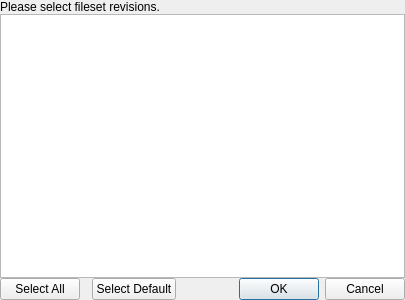
<?xml version="1.0" encoding="UTF-8"?>
<ui version="4.0">
 <class>FilesetRevisionChooserDialog</class>
 <widget class="QDialog" name="FilesetRevisionChooserDialog">
  <property name="geometry">
   <rect>
    <x>0</x>
    <y>0</y>
    <width>405</width>
    <height>300</height>
   </rect>
  </property>
  <property name="windowTitle">
   <string>Select Fileset Revisions</string>
  </property>
  <layout class="QVBoxLayout" name="verticalLayout">
   <property name="spacing">
    <number>0</number>
   </property>
   <property name="leftMargin">
    <number>0</number>
   </property>
   <property name="topMargin">
    <number>0</number>
   </property>
   <property name="rightMargin">
    <number>0</number>
   </property>
   <property name="bottomMargin">
    <number>0</number>
   </property>
   <item>
    <widget class="QLabel" name="textLabel">
     <property name="text">
      <string>Please select fileset revisions.</string>
     </property>
     <property name="margin">
      <number>6</number>
     </property>
    </widget>
   </item>
   <item>
    <widget class="StyledTreeView" name="revisionTree"/>
   </item>
   <item>
    <layout class="QHBoxLayout" name="horizontalLayout">
     <property name="spacing">
      <number>12</number>
     </property>
     <item>
      <widget class="QPushButton" name="selectAllButton">
       <property name="text">
        <string>Select All</string>
       </property>
      </widget>
     </item>
     <item>
      <widget class="QPushButton" name="selectDefaultButton">
       <property name="text">
        <string>Select Default</string>
       </property>
      </widget>
     </item>
     <item>
      <spacer name="horizontalSpacer">
       <property name="orientation">
        <enum>Qt::Horizontal</enum>
       </property>
       <property name="sizeHint" stdset="0">
        <size>
         <width>40</width>
         <height>20</height>
        </size>
       </property>
      </spacer>
     </item>
     <item>
      <widget class="QDialogButtonBox" name="buttonBox">
       <property name="orientation">
        <enum>Qt::Horizontal</enum>
       </property>
       <property name="standardButtons">
        <set>QDialogButtonBox::Cancel|QDialogButtonBox::Ok</set>
       </property>
      </widget>
     </item>
    </layout>
   </item>
  </layout>
 </widget>
 <customwidgets>
  <customwidget>
   <class>StyledTreeView</class>
   <extends>QTreeView</extends>
   <header>FileWaveGuiLib/styledviews/styledtreeview.h</header>
  </customwidget>
 </customwidgets>
 <resources/>
 <connections>
  <connection>
   <sender>buttonBox</sender>
   <signal>rejected()</signal>
   <receiver>FilesetRevisionChooserDialog</receiver>
   <slot>reject()</slot>
   <hints>
    <hint type="sourcelabel">
     <x>316</x>
     <y>260</y>
    </hint>
    <hint type="destinationlabel">
     <x>286</x>
     <y>274</y>
    </hint>
   </hints>
  </connection>
  <connection>
   <sender>buttonBox</sender>
   <signal>accepted()</signal>
   <receiver>FilesetRevisionChooserDialog</receiver>
   <slot>accept()</slot>
   <hints>
    <hint type="sourcelabel">
     <x>248</x>
     <y>254</y>
    </hint>
    <hint type="destinationlabel">
     <x>157</x>
     <y>274</y>
    </hint>
   </hints>
  </connection>
 </connections>
</ui>
